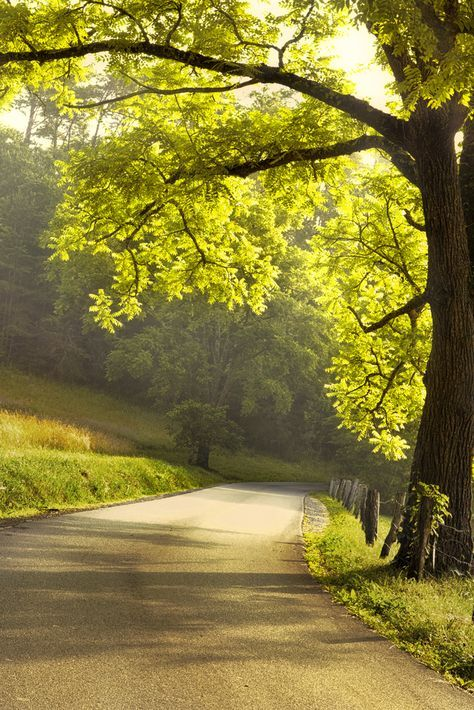
#> input picture image/natural.jpg, 474 x 710 px
$ python mouse_event.py
#> lines starting #> are read from the running program, lines starting #| are printed output that depends on the picture
import cv2

img = cv2.imread("./image/natural.jpg")
#> img is the input picture: shape (710, 474, 3); mean B, G, R 57.5, 127.8, 138
name = "output"
cv2.namedWindow(name)
# mouse event
size = (600, 480)
size_img = cv2.resize(img, size)
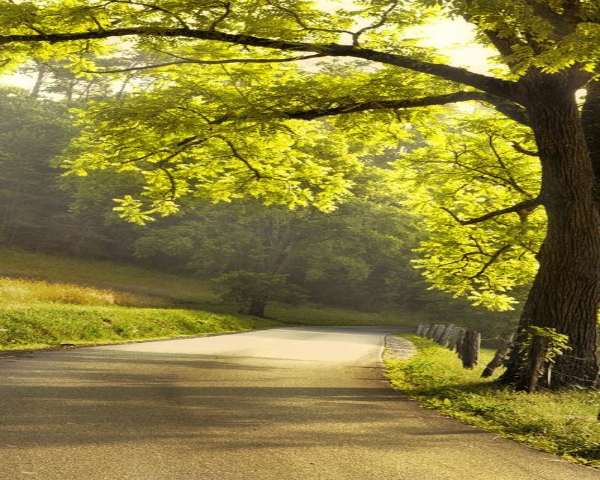
#> size_img: shape (480, 600, 3); mean B, G, R 57.4, 127.6, 137.9
def clickPosition(event, x, y, flags, param):
    text = '' # put text onclick
    color = () # color text
    #left click
    if event == cv2.EVENT_LBUTTONDOWN:
        text = f'{x},{y}'
        color = (0, 0, 255)
    # right click
    elif event == cv2.EVENT_RBUTTONDOWN:
        blue = int(size_img[y,x,0])
        green = int(size_img[y,x,1])
        red = int(size_img[y,x,2])
        text = f'{blue},{green},{red}'
        color = (blue ,green, red)

    #posiotion text (x, y)
    if x > 460:
        x -= 100
    if y < 30:
        y += 20

    text_location = (x,y)
    cv2.putText(size_img, text, text_location, cv2.FONT_HERSHEY_SIMPLEX, .8, color, cv2.LINE_4)
    cv2.imshow(name, size_img)

cv2.setMouseCallback(name, clickPosition)

cv2.imshow(name, size_img)
cv2.waitKey(0)
cv2.destroyAllWindows()

$ run again, with image/ball_color.jpg copied over image/natural.jpg
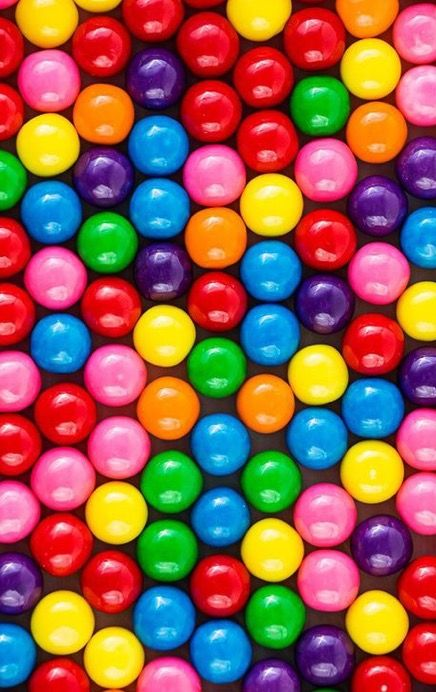
#> input picture image/ball_color.jpg, 436 x 692 px
#> img is the input picture: shape (692, 436, 3); mean B, G, R 78.5, 93.8, 146.4
#> `size_img = cv2.resize(img, size)`:
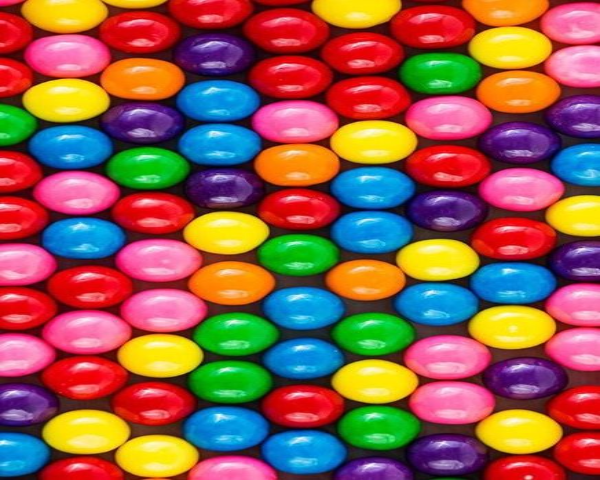
#> size_img: shape (480, 600, 3); mean B, G, R 78.4, 93.7, 146.3

$ run again, with image/cat.jpg copied over image/natural.jpg
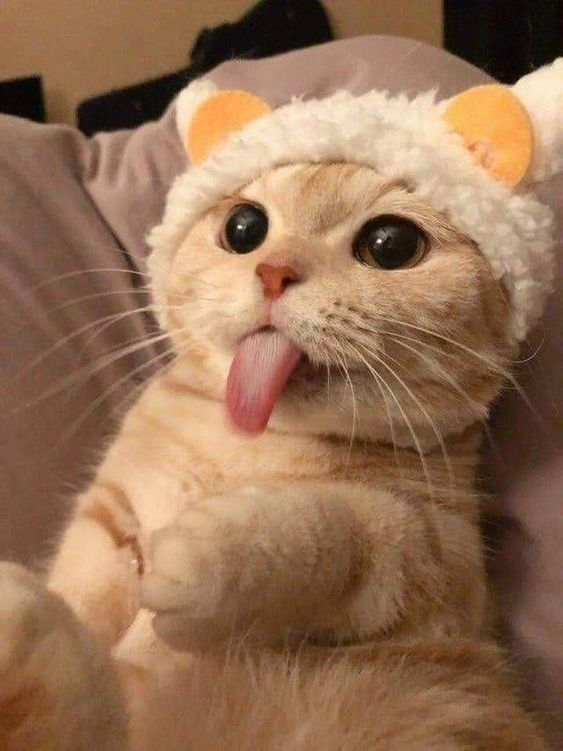
#> input picture image/cat.jpg, 563 x 751 px
#> img is the input picture: shape (751, 563, 3); mean B, G, R 84.6, 112.6, 149.3
#> `size_img = cv2.resize(img, size)`:
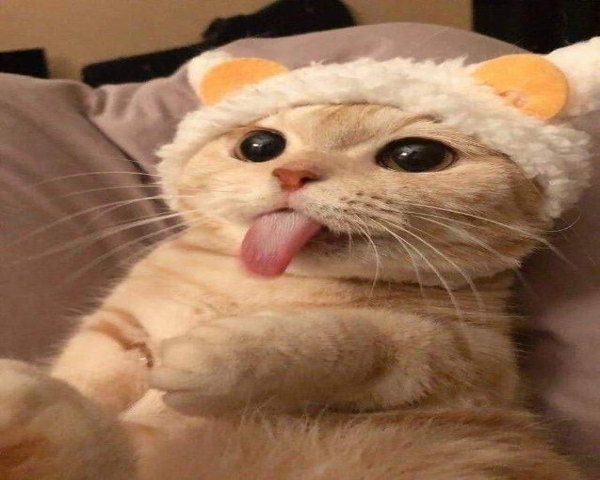
#> size_img: shape (480, 600, 3); mean B, G, R 84.5, 112.5, 149.2
